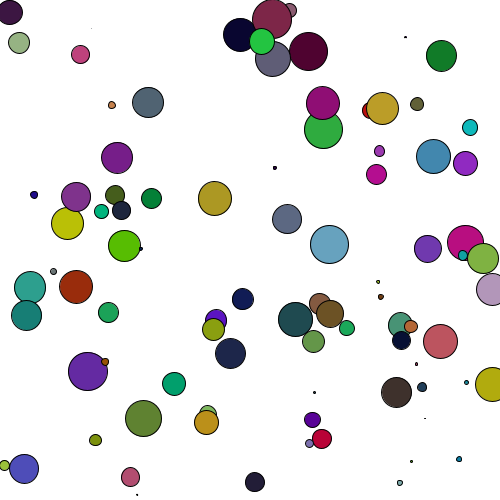
Frame 1 (no input)
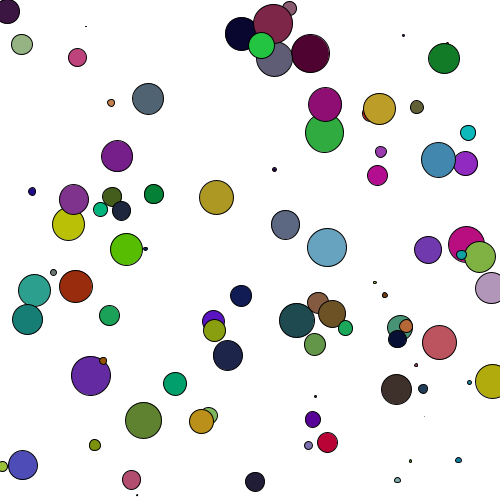
Frame 60 (the mouse pressed at the canvas centre just before this capture)
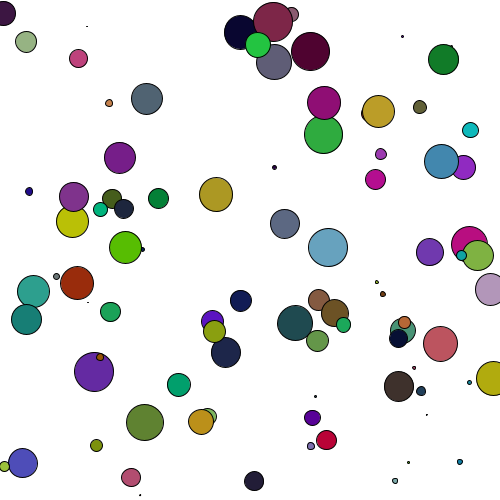
Frame 120 (the mouse held since frame 60 and released just before this capture)

The Processing sketch that drew these frames (run headless with seeded random() and noise(); from frame 60 on, the mouse is pressed at the canvas centre):

// Processing sketch: processing_168229
// ── processing_168229.pde

//setting up an array (increasing the nimber of arraies)
Cell[] myCells= new Cell[90];
Cell myCell;

void setup() {
 size(500,500);
for(int i=0; i<myCells.length;i++){ 
myCells[i]= new Cell();
}
}

void draw(){
  background(255);
  //array
  for(int i=0;i<myCells.length;i++){
    //unit drawn
  myCells[i].display();
  //new location
  myCells[i].update();
  }
}

//this is the cell classe. defined in two parts, declairing variables first

class Cell{
  
  float xlocation;
  float ylocation;
  float dia;
  boolean isseed;
  float cellred, cellgreen, cellblue;
  float lineweight;
  
  // construct it with a constructor
  Cell(){
    xlocation=random(0,500);
    ylocation=random(0,500);
    //random diameter
    dia=random(40);
    isseed=false;
    //randomly changing colours and lineweights
    cellred=random(200);
    cellgreen=random(200);
    cellblue=random(200);
    lineweight=random(3);
  }
 //sets up a small circle 
  void display(){
    stroke(lineweight);
    fill(cellred, cellgreen, cellblue);
    ellipse(xlocation, ylocation, dia,dia);
  }
  //location change
  void update(){
    xlocation=xlocation+random(-0.5,0.5);
    ylocation=ylocation+random(-0.5,0.5);
  }
  
  
}
